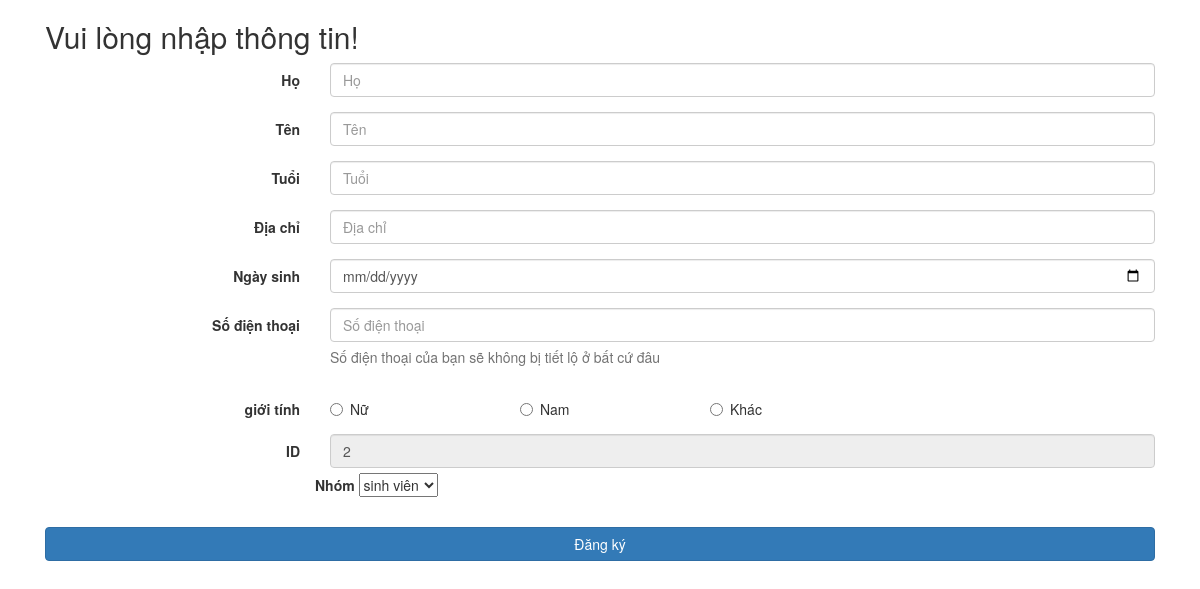
/register/create_infor.php?accout=phamthokd1@gmail.com, run on an earlier commit of the app's database.
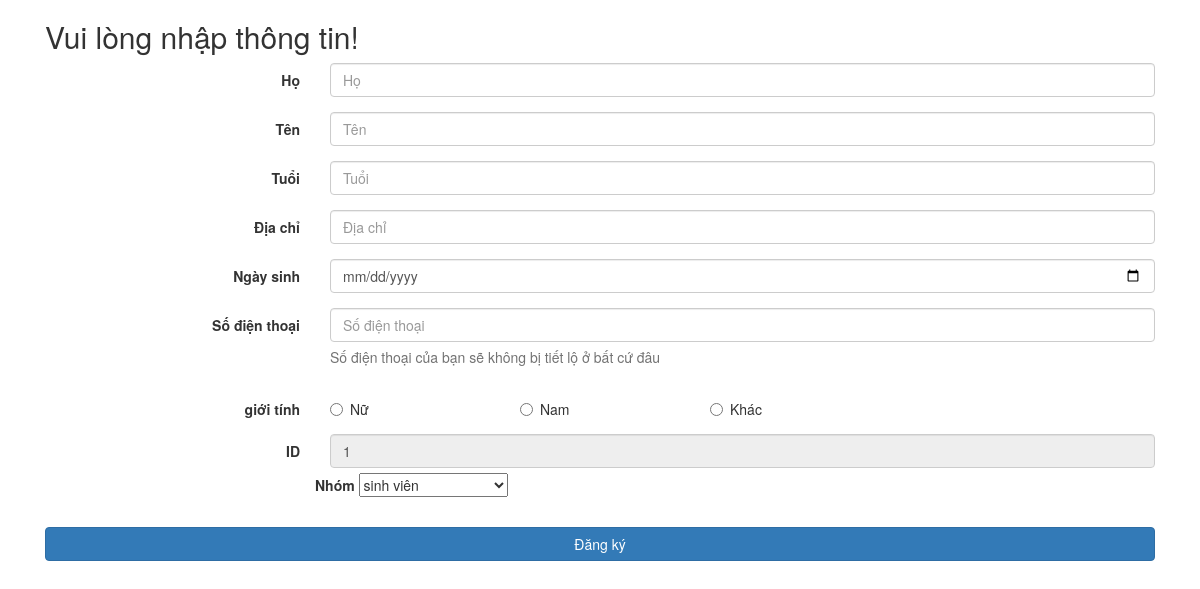
And on a later commit of the database.
### tables this page shows
CREATE TABLE `users` (
  `userid` int(6) UNSIGNED NOT NULL,
  `email` varchar(60) NOT NULL,
  `password` char(60) NOT NULL,
  `registration_date` datetime NOT NULL DEFAULT current_timestamp(),
  `user_level` tinyint(10) NOT NULL DEFAULT 0,
  `status` tinyint(1) NOT NULL DEFAULT 0,
  `code` tinyint(4) NOT NULL
);

### register/create_infor.php (the view, shortened to what this page needs)
<!DOCTYPE html>
<html lang="en">
<head>
    <link href="https://cdn.jsdelivr.net/npm/bootstrap@5.0.2/dist/css/bootstrap.min.css" rel="stylesheet">
    <link rel="stylesheet" href="https://cdnjs.cloudflare.com/ajax/libs/font-awesome/5.15.4/css/all.min.css" />
</head>
<body>
    <link href="//maxcdn.bootstrapcdn.com/bootstrap/4.0.0/css/bootstrap.min.css" rel="stylesheet" id="bootstrap-css">
<link href="//netdna.bootstrapcdn.com/bootstrap/3.2.0/css/bootstrap.min.css" rel="stylesheet" id="bootstrap-css">
<div class="container">
        <form class="form-horizontal" role="form" action="process_infor.php" method="post">
            <h2>Vui lòng nhập thông tin!</h2>
            <div class="form-group">
                <label for="first_name" class="col-sm-3 control-label">Họ</label>
                <div class="col-sm-9">
                    <input type="text" id="first_name" placeholder="Họ" class="form-control" name="first_name">
                </div>
            </div>
            <div class="form-group">
                <label for="last_name" class="col-sm-3 control-label">Tên</label>
                <div class="col-sm-9">
                    <input type="text" id="last_name" placeholder="Tên" class="form-control" name="last_name">
                </div>
            </div>
            <div class="form-group">
                <label for="age" class="col-sm-3 control-label">Tuổi</label>
                <div class="col-sm-9">
                    <input type="text" id="age" placeholder="Tuổi" class="form-control" name= "age">
                </div>
            </div>
            <div class="form-group">
                <label for="address" class="col-sm-3 control-label">Địa chỉ</label>
                <div class="col-sm-9">
                    <input type="text" id="address" placeholder="Địa chỉ" class="form-control" name="address">
                </div>
            </div>
            <div class="form-group">
                <label for="date" class="col-sm-3 control-label">Ngày sinh</label>
                <div class="col-sm-9">
                    <input type="date" id="date" class="form-control" name="date">
                </div>
            </div>
            <div class="form-group">
                <label for="phone_number" class="col-sm-3 control-label">Số điện thoại </label>
                <div class="col-sm-9">
                    <input type="phoneNumber" id="phone_number" placeholder="Số điện thoại" class="form-control" name="phone_number">
                    <span class="help-block">Số điện thoại của bạn sẽ không bị tiết lộ ở bất cứ đâu</span>
                </div>
            </div>
            <div class="form-group">
                <label class="control-label col-sm-3">giới tính</label>
                <div class="col-sm-6">
                    <div class="row">
                        <div class="col-sm-4">
                            <label class="radio-inline">
                                <input type="radio" id="femaleRadio" name="gender" <?php if (isset($gender) && $gender=="nữ") echo "checked";?> value="nữ">Nữ
                            </label>
                        </div>
                        <div class="col-sm-4">
                            <label class="radio-inline">
                                <input type="radio" id="maleRadio" name="gender" <?php if (isset($gender) && $gender=="nam") echo "checked";?> value="nam">Nam
                            </label>
                        </div>
                        <div class="col-sm-4">
                            <label class="radio-inline">
                                <input type="radio" id="maleRadio" name="gender" <?php if (isset($gender) && $gender=="khác") echo "checked";?> value="khác">Khác
                            </label>
                        </div>
                    </div>
                </div>
            </div>
            <div class="form-group">
                <label for="userid" class="col-sm-3 control-label">ID</label>
                <div class="col-sm-9">
                    <input type="text" id="userid" name="userid" class="form-control" value=
                    <?php if (isset($_GET['accout'])) {
                        $email = $_GET['accout'];
                        require("../config/db.php");
                        $sql = "SELECT * FROM `users` WHERE `email` LIKE '$email'";
                        $result = mysqli_query($conn,$sql);
                        if(mysqli_num_rows($result)>0){
                            while($row = mysqli_fetch_assoc($result)){
                                $ID = $row['userid'];
                                echo ''.$ID.'';
                                }
                        }
                        }
                        ?>
         readonly>
        <div class="form-group">
                <label for="group" class="control-label">Nhóm</label>
                <select name="group" id="group">
                    <?php
                        require("../config/db.php");
                        $sql = "SELECT * FROM group_users";
                        $result = mysqli_query($conn,$sql);
                        if(mysqli_num_rows($result)>0){
                            while($row = mysqli_fetch_assoc($result)){
                                echo '<option value='.$row['group_id'].'>'.$row['group_name'].'</option>';
                            }
                        }
                    ?>
                </select>
        </div>
                </div>
            </div>
            <button type="submit" class="btn btn-primary btn-block" name="btn_infor">Đăng ký</button>
        </form>
    </div>
</body>
</html>

What changed in the data, as far as the page shows it:
removed users: userid "2"
added users: userid "1"
